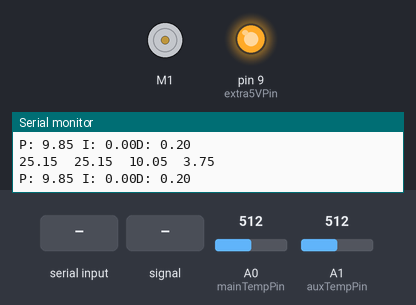
The sketch below on a simulated Arduino Uno, built with avr-gcc and run on an emulated ATmega328P. Shown: DC motor (green arrow = forward, orange = backward, longer = faster), output pins drawn as LEDs (lit = HIGH), the last lines printed to the serial monitor. The inputs (shaded band) are chosen by the test bench; at power-on: A0 (mainTempPin) = 512, A1 (auxTempPin) = 512.

Above: at 1.2 s.
1.3 s: "h90\n" received over Serial
At 2.5 s:
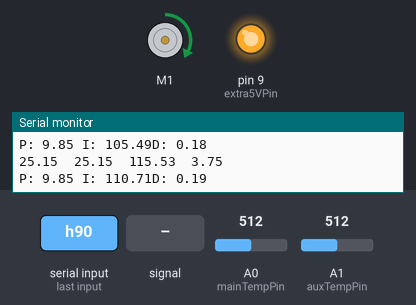
2.8 s: A0 (mainTempPin) set to 365
5.8 s: A0 (mainTempPin) set to 358
7.7 s: A1 (auxTempPin) fed a 200 Hz sine of ±255 counts around its level
10.7 s: A1 (auxTempPin) set to 716
13.7 s: A0 (mainTempPin) set to 716
At 15.4 s:
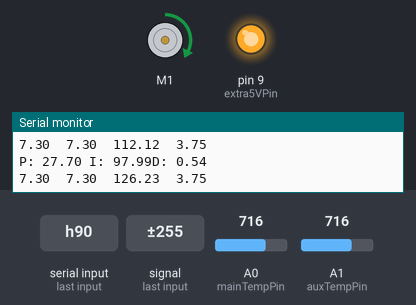
Timing chart, 0 to 16.9 s (numbered marks = the images above; inputs shaded):
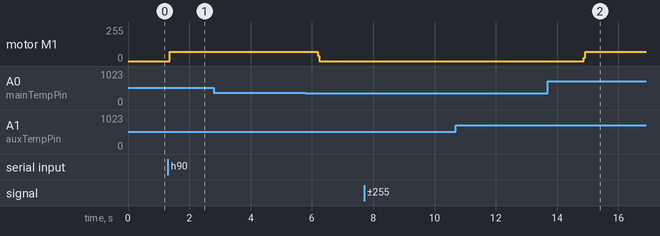

Measured:
- after the input at 1.3 s, motor M1: stopped → forward 70/255 after 0.06 s
- after the input at 13.7 s, motor M1: stopped → forward 70/255 after 1.2 s

The sketch:

pid.ino
```cpp
//PID control loop using Adafrut motor shield and a thermistor
//Henry Rachootin, Adam Selker
//QEA Fall 2017
#include <Adafruit_MotorShield.h>
#include <utility/Adafruit_MS_PWMServoDriver.h>

const int mainTempPin = A0, auxTempPin = A1, extra5VPin = 9;
const int heaterPin = 1; //I think this might actually be a pin *on the shield*

const float goal = 35; //Celsius
const float resistance = 9.3, voltage = 11.2, maxPower = 3.75; //Watts
const float kp = 1, ki = 0.01, kd = 1;

bool heating = false; //Are we running the heater (with pid control)?
long unsigned int lastTime, loopTime = 0; //0 to indicate first loop (i.e. don't set anything)
float p, i, d, temp, lastTemp, err, desiredPower, actualPower;
int pwm;

Adafruit_MotorShield AFMS = Adafruit_MotorShield(); // Create the motor shield object with the default I2C address
Adafruit_DCMotor *myMotor = AFMS.getMotor(heaterPin); // Select which 'port' M1, M2, M3 or M4. In this case, M1

float getTemp(float v) {
  float V = v / 1024.0 * 5.0; //Don't blame me, blame the QEA people
  const float Vs = 5; // supply voltage
  const float Rpullup = 10e3; // pullup resistor on circuit is 10k
  const float R0 = 10e3; // this is the resistance at 25 celcuis, from datasheet
  const float T0 = 298.15; // this is the temperature in K at 25 Celcius.
  const float B = 3950; // this is from the data sheet
  const float Rt = Rpullup*V/(Vs-V);
  const float r_inf = R0*exp(-B/T0);

  return B/(log(Rt/r_inf))-273;
}

void checkInputCommands() {
 if (Serial.available() > 0) {
    char receivedChar = Serial.read();
    if (receivedChar == 'h') {
      myMotor->run(FORWARD);
      heating = true;
    } else if (receivedChar == 'n') {
      myMotor->run(RELEASE);
      heating = false;
    }
  }
}

void setup() {

  pinMode(mainTempPin, INPUT);
  pinMode(auxTempPin, INPUT);

  pinMode(extra5VPin, OUTPUT);
  digitalWrite(extra5VPin, HIGH);

  myMotor->run(RELEASE); //Stop the motor at the beginning

  Serial.begin(9600);

  lastTime = millis();
  loopTime = 0;
}


void loop() {

  checkInputCommands(); //See if we need to start or stop heating

  temp = getTemp(analogRead(mainTempPin));
  err = goal - temp;

  p = err * kp;
  i += err * loopTime * ki;
  if (!heating) i = 0; //Set after calclating to keep loop time more constant
  if (loopTime) d = (err - lastTemp) / loopTime * kd; //Don't divide by 0!
  else d = 0;

  Serial.println("P: " + String(p) + " I: " + String(i) + "D: " + String(d));

  desiredPower = p + i + d;
  actualPower = (desiredPower<0 ? 0 : (desiredPower>maxPower ? maxPower : desiredPower)); //Limit power to possible range
  pwm = heating ? 255*actualPower*resistance/(voltage*voltage) : 0;

  myMotor->setSpeed(pwm);
  if(heating) myMotor->run(FORWARD);

  Serial.print(temp);
  Serial.print("\t");
  Serial.print(getTemp(analogRead(auxTempPin)));
  Serial.print("\t");
  Serial.print(desiredPower);
  Serial.print("\t");
  Serial.println(actualPower);

  loopTime = millis() - lastTime;
  lastTime = millis();

}
```

main.cpp
```cpp
// TestPID motor control loop for PoE lab 3

#include "Arduino.h"
#include <Adafruit_MotorShield.h>
#include "IRLibAll.h"


const int readDelay = 10;
float kp = 0.6, ki = 0.0004, kd = 1.5;
//Working but slow: 30, 0.01, 50, speed 40, cal 60 1.4

// Settings for speed
const int fast_speed = 40;
const int slow_speed = fast_speed; //Spurious triggers -> keep them the same
int cur_speed = slow_speed;
bool fast = false;

const bool DEBUG = false;
// Sensor calibration settings
const int sensor_calibration_offset = 60;
const float sensor_calibration_scale = 1.4;

// Integral variables
int integral[50];
const int integral_window = 20;
int integral_i = 0;
int integral_sum = 0;

// Pin setup
const int numLeds = 2;
const int ledPins[] = {7, 5};
const int sensorPin = A0;
const int analogPower = A1;
const int motorPins[] = {1, 2}; //Not on the Arduino, on the shield!
const int buttonPin = A2; //Start button

const int remotePin = 2; //The IR remote receiver pin
const int spareGround = 3; //Ground pin for great good

IRrecvPCI myReceiver(remotePin); //IR remote receiver
IRdecode myDecoder; //IR remote decoder

// Sensor and PID values
int sensorValues[3];
float linePos, lastPos, correction = 0; //Higher values indicate further to the right
long unsigned int lastTime, loopTime = 0; //0 to indicate first loop (i.e. don't set anything)

Adafruit_MotorShield AFMS = Adafruit_MotorShield(); // Create the motor shield object with the default I2C address
Adafruit_DCMotor *leftMotor = AFMS.getMotor(motorPins[0]);
Adafruit_DCMotor *rightMotor = AFMS.getMotor(motorPins[1]);

void setup() {
  Serial.begin(9600);

  // Init pins:
  for (int i=0; i<3; i++) pinMode(ledPins[i], OUTPUT);
  pinMode(sensorPin, INPUT);
  pinMode(buttonPin, INPUT_PULLUP);

  pinMode(analogPower, OUTPUT);
  digitalWrite(analogPower, HIGH);

  AFMS.begin(); //Initialize the motor shield
  myReceiver.enableIRIn(); //Initialize the remote receiver

  pinMode(remotePin, INPUT_PULLUP); //Hopefully this won't mess with the IR library
  pinMode(spareGround, OUTPUT); digitalWrite(spareGround, LOW); //Spare ground pin for IR receiver

  //while (digitalRead(buttonPin) == HIGH) delay(10); //Wait for button press

  Serial.println("Begin");
}

// Function to update parameters over serial
void serial_tune_pid() {
  // If recieve any value, enter the edit mode
  if(Serial.available()){
    rightMotor->run(RELEASE);
    leftMotor->run(RELEASE);

    Serial.read();
    const int num_inputs = 4;

    int c_index = 0;
    int parameter_i = 0;
    char in_string[7];
    float in_values[num_inputs];

    Serial.println("... Reading");
    Serial.println("cur:" + String(kp) + " " + String(ki) + " " + String(kd) + " " + cur_speed);

    // Keep listening until it receives num_inputs parameters
    while(parameter_i < num_inputs) {
      if(Serial.available()){
        char c = Serial.read();
        Serial.print(c);

        // On space save the values
        if(c == ' '){
          in_string[c_index++] = '\0';
          Serial.println(in_string);
          in_values[parameter_i] = atof(in_string);

          // Serial.print(in_string);
          c_index = 0;
          in_string[0] = '\0';
          parameter_i++;
        }
        else {
          in_string[c_index++] = c;
        }
      }

    }

    Serial.print("Setting PID to ");
    for(int i = 0; i<num_inputs; i++){
      Serial.print(in_values[i]);
      Serial.print(' ');
    }
    Serial.println();

    // Set the variables to new values
    kp = in_values[0];
    ki = in_values[1];
    kd = in_values[2];
    cur_speed = in_values[3];
    // sensor_calibration_offset = int(in_values[3]);
    // sensor_calibration_scale = in_values[4];
  }
}

void loop() {
  serial_tune_pid();

  // Read IR remote
  if (myReceiver.getResults()) { //First, read from the remote, since that can change lots of behavior
    myDecoder.decode();           //Decode it
    // myDecoder.dumpResults(true);  //Now print results -- or don't if we want speed
    myReceiver.enableIRIn();      //Restart receiver
    // turnCounter = turnLength;
    fast = !fast;
    cur_speed = fast ? fast_speed : slow_speed;
    Serial.println(cur_speed);
    Serial.println("GOTTA GO FAST");
  } // else if (turnCounter > 0) turnCounter--;


  //Read the sensors
  for(int i=0; i < numLeds; i++){
    digitalWrite(ledPins[i], HIGH);
    delay(readDelay);
    sensorValues[i] = analogRead(sensorPin);
    digitalWrite(ledPins[i], LOW);
  }

  if(DEBUG){
    for(int i=0; i<numLeds; i++){
      Serial.print(sensorValues[i]);
      Serial.print("\t");
    }
    Serial.print("\t");
    Serial.print(((sensorValues[0] - sensorValues[1]) + sensor_calibration_offset) * sensor_calibration_scale);
  }

  //Calculate line position based on sensor readings
  linePos = ((sensorValues[0] - sensorValues[1]) + sensor_calibration_offset) * sensor_calibration_scale; //This should be tuned!

  // Update integral
  integral_i++;
  if(integral_i > integral_window){ integral_i = 0; }
  integral[integral_i] = linePos;

  integral_sum = 0;
  for(int i=0; i<integral_window; i++){
    integral_sum += integral[i];
  }


  //Do the PID thing
  correction = (kp * linePos) + (ki * integral_sum) + (kd * (linePos-lastPos));
  //Serial.print("\t" + String(correction));
  Serial.println("P: " + String(kp * linePos) + " I: " + (ki * integral_sum) + " D: " + (kd * (linePos-lastPos)) + " Cor: " + correction);
  lastPos = linePos;
  if (correction > cur_speed) correction = cur_speed; //Clamp to usable values
  if (correction < -cur_speed) correction = -cur_speed;

  //Set the motor speeds
  rightMotor->setSpeed(correction < 0 ? cur_speed : cur_speed-correction);
  leftMotor->setSpeed(correction > 0 ? cur_speed : cur_speed+correction);

  //And tell them to run
  rightMotor->run(FORWARD);
  leftMotor->run(FORWARD);


  Serial.println();

}
```
